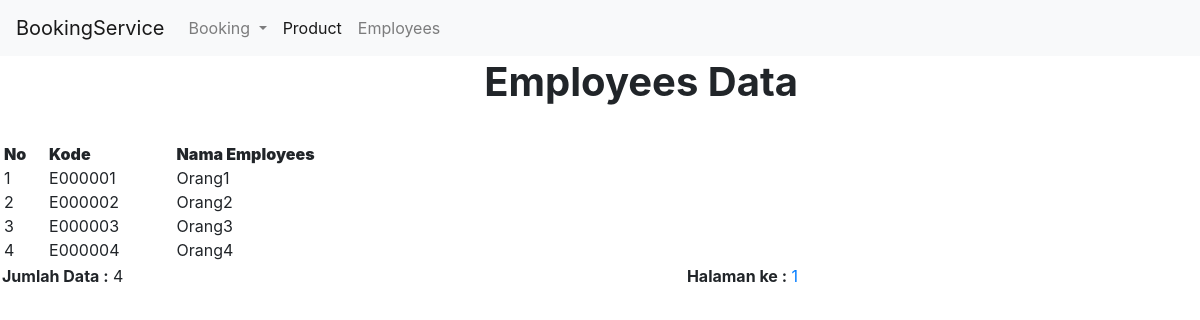
Screenshot of /view/employees.php with the database file from the repository.
### tables this page shows
CREATE TABLE `employees` (
  `kd_employees` varchar(7) NOT NULL,
  `nm_employees` varchar(30) NOT NULL
);

### view/employees.php (the view, shortened to what this page needs)
<?php
include_once "../library/connection.php";
$row = 50;
$hal = isset($_GET['hal']) ? $_GET['hal'] : 0;
$pageSql = "SELECT * FROM barang";
$pageQry = mysqli_query($connection,$pageSql) or die ("error paging: ".mysql_error());
$jml	 = mysqli_num_rows($pageQry);
$max	 = ceil($jml/$row);
include 'navbar.php';
?>
<table width="800" border="0" cellpadding="2" cellspacing="1" class="table-border">
  <tr>
    <td colspan="2" align="right"><h1><b> Employees Data </b></h1></td>
  </tr>
  <tr>
    <td colspan="2">&nbsp;</td>
  </tr>
  <tr>
    <td colspan="2">
	<table class="table-list" width="100%" border="0" cellspacing="1" cellpadding="2">
      <tr>
        <th width="24" align="center"><strong>No</strong></th>
        <th width="52"><strong>Kode</strong></th>
        <th width="364"><strong>Nama Employees</strong></th>
      </tr>
	<?php
	$mySql = "SELECT * FROM employees ORDER BY kd_employees ASC LIMIT $hal, $row";
	$myQry = mysqli_query($connection,$mySql)  or die ("Query salah : ".mysql_error());
	$nomor  = 0;
	while ($myData = mysqli_fetch_array($myQry)) {
		$nomor++;
	?>
      <tr>
        <td><?php echo $nomor; ?></td>
        <td><?php echo $myData['kd_employees']; ?></td>
        <td><?php echo $myData['nm_employees']; ?></td>
      </tr>
      <?php } ?>
    </table></td>
  </tr>
  <tr>
    <td><strong>Jumlah Data :</strong> <?php echo $jml; ?> </td>
    <td align="right">
	<strong>Halaman ke :</strong>
	<?php
	for ($h = 1; $h <= $max; $h++) {
		$list[$h] = $row * $h - $row;
		echo " <a href='?page=employees-Data&hal=$list[$h]'>$h</a> ";
	}
	?>	</td>
  </tr>
</table>

### rows the page displays
employees: kd_employees "E000001", nm_employees "Orang1"
employees: kd_employees "E000002", nm_employees "Orang2"
employees: kd_employees "E000003", nm_employees "Orang3"
employees: kd_employees "E000004", nm_employees "Orang4"

### other values shown
$jml "4"
